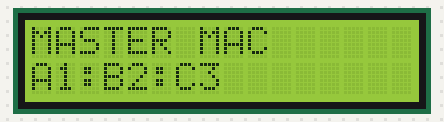
Bench run of a sketch on a simulated ESP32. Shown: 16×2 character LCD.

Above: at 0.7 s.
At 1.9 s:
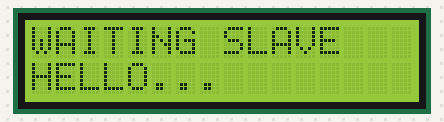

The sketch:

Test_ESPNOW_Master.ino
```cpp
#include <WiFi.h>
#include <esp_now.h>
#include <esp_wifi.h>
#include <Wire.h>
#include <LiquidCrystal_I2C.h>

#define PIN_LCD_SDA 21
#define PIN_LCD_SCL 22
#define LCD_ADDR 0x27

LiquidCrystal_I2C lcd(LCD_ADDR, 16, 2);

#define ESPNOW_CHANNEL 1

uint8_t BROADCAST_MAC[6] = {0xFF, 0xFF, 0xFF, 0xFF, 0xFF, 0xFF};

enum MsgType : uint8_t { MSG_HELLO = 1, MSG_PING = 2, MSG_ACK = 3 };

struct __attribute__((packed)) HelloMsg {
  uint8_t type;
  uint8_t mac[6];
  uint32_t uptime;
};

struct __attribute__((packed)) PingMsg {
  uint8_t type;
  uint16_t seq;
  uint32_t uptime;
};

struct __attribute__((packed)) AckMsg {
  uint8_t type;
  uint16_t seq;
  uint32_t uptime;
};

bool paired = false;
uint8_t slaveMac[6] = {0};

volatile bool lastSendDone = false;
volatile bool lastSendOk = false;

volatile bool gotAck = false;
volatile uint16_t lastAckSeq = 0;

uint16_t pingSeq = 0;
unsigned long lastPingMs = 0;

String lastL1 = "";
String lastL2 = "";

void lcdShow(const String &l1, const String &l2) {
  String a = l1, b = l2;
  if (a.length() > 16) a = a.substring(0, 16);
  if (b.length() > 16) b = b.substring(0, 16);
  while (a.length() < 16) a += " ";
  while (b.length() < 16) b += " ";
  if (a == lastL1 && b == lastL2) return;
  lastL1 = a;
  lastL2 = b;
  lcd.setCursor(0, 0);
  lcd.print(a);
  lcd.setCursor(0, 1);
  lcd.print(b);
}

String macToShortStr(const uint8_t *mac) {
  char buf[9];
  snprintf(buf, sizeof(buf), "%02X:%02X:%02X", mac[3], mac[4], mac[5]);
  return String(buf);
}

void addPeer(const uint8_t *mac) {
  esp_now_peer_info_t peer = {};
  memcpy(peer.peer_addr, mac, 6);
  peer.channel = ESPNOW_CHANNEL;
  peer.encrypt = false;
  peer.ifidx = WIFI_IF_STA;
  esp_now_add_peer(&peer);
}

// NEW signature (ESP32 Arduino 3.x / IDF5)
void onSent(const wifi_tx_info_t *tx_info, esp_now_send_status_t status) {
  (void)tx_info;
  lastSendDone = true;
  lastSendOk = (status == ESP_NOW_SEND_SUCCESS);
}

// NEW signature (ESP32 Arduino 3.x / IDF5)
void onRecv(const esp_now_recv_info_t *recv_info, const uint8_t *data, int len) {
  if (len < 1) return;

  const uint8_t *src = recv_info->src_addr;
  uint8_t t = data[0];

  if (t == MSG_HELLO && len >= (int)sizeof(HelloMsg)) {
    HelloMsg msg;
    memcpy(&msg, data, sizeof(msg));

    if (!paired) {
      memcpy(slaveMac, msg.mac, 6);
      paired = true;
      addPeer(slaveMac);
    }
    (void)src;
    return;
  }

  if (t == MSG_ACK && len >= (int)sizeof(AckMsg)) {
    AckMsg a;
    memcpy(&a, data, sizeof(a));
    gotAck = true;
    lastAckSeq = a.seq;
    (void)src;
    return;
  }
}

void setup() {
  delay(500);
  Wire.begin(PIN_LCD_SDA, PIN_LCD_SCL);
  lcd.init();
  lcd.backlight();
  lcd.clear();

  lcdShow("ESPNOW MASTER", "Booting...");

  WiFi.mode(WIFI_STA);
  esp_wifi_set_channel(ESPNOW_CHANNEL, WIFI_SECOND_CHAN_NONE);

  if (esp_now_init() != ESP_OK) {
    lcdShow("ESPNOW INIT", "FAILED");
    while (true) delay(1000);
  }

  esp_now_register_send_cb(onSent);
  esp_now_register_recv_cb(onRecv);

  addPeer(BROADCAST_MAC);

  uint8_t myMac[6];
  esp_wifi_get_mac(WIFI_IF_STA, myMac);

  lcdShow("MASTER MAC", macToShortStr(myMac));
  delay(1200);
  lcd.clear();

  lcdShow("WAITING SLAVE", "HELLO...");
}

void loop() {
  if (!paired) {
    lcdShow("WAITING SLAVE", "HELLO...");
    delay(100);
    return;
  }

  unsigned long now = millis();
  if (now - lastPingMs >= 500) {
    lastPingMs = now;

    PingMsg p;
    p.type = MSG_PING;
    p.seq = pingSeq++;
    p.uptime = millis();

    lastSendDone = false;
    lastSendOk = false;

    esp_now_send(slaveMac, (uint8_t *)&p, sizeof(p));
  }

  String l1 = "SLV " + macToShortStr(slaveMac);

  String l2 = "S:";
  l2 += String(pingSeq);
  l2 += " A:";
  l2 += String((int)lastAckSeq);
  l2 += lastSendOk ? " OK" : " FL";

  lcdShow(l1, l2);
  delay(50);
}
```

Measured:
- what the display in image 0 shows lasts 1.3 s, from 0.6 s to 1.9 s
